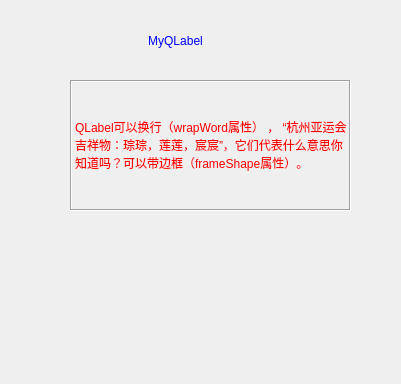
<?xml version="1.0" encoding="UTF-8"?>
<ui version="4.0">
 <class>MyQLabel</class>
 <widget class="QWidget" name="MyQLabel">
  <property name="geometry">
   <rect>
    <x>0</x>
    <y>0</y>
    <width>401</width>
    <height>384</height>
   </rect>
  </property>
  <property name="windowTitle">
   <string>MyQLabel</string>
  </property>
  <widget class="QLabel" name="label">
   <property name="geometry">
    <rect>
     <x>70</x>
     <y>20</y>
     <width>211</width>
     <height>41</height>
    </rect>
   </property>
   <property name="styleSheet">
    <string notr="true">color: rgb(0, 0, 255);
border-color: rgb(255, 0, 0);
font: 75 16pt &quot;Agency FB&quot;;</string>
   </property>
   <property name="text">
    <string>MyQLabel</string>
   </property>
   <property name="alignment">
    <set>Qt::AlignCenter</set>
   </property>
  </widget>
  <widget class="QLabel" name="label_2">
   <property name="geometry">
    <rect>
     <x>70</x>
     <y>80</y>
     <width>281</width>
     <height>131</height>
    </rect>
   </property>
   <property name="styleSheet">
    <string notr="true">font: 14pt &quot;仿宋&quot;;
color: rgb(255, 0, 0);
border-color: rgb(0, 170, 0);</string>
   </property>
   <property name="frameShape">
    <enum>QFrame::Box</enum>
   </property>
   <property name="frameShadow">
    <enum>QFrame::Sunken</enum>
   </property>
   <property name="text">
    <string>&lt;html&gt;&lt;head/&gt;&lt;body&gt;&lt;p&gt;QLabel可以换行（wrapWord属性） ， “杭州亚运会吉祥物：琮琮，莲莲，宸宸”，它们代表什么意思你知道吗？可以带边框（frameShape属性）。&lt;/p&gt;&lt;/body&gt;&lt;/html&gt;</string>
   </property>
   <property name="wordWrap">
    <bool>true</bool>
   </property>
  </widget>
  <widget class="QLabel" name="label_3">
   <property name="geometry">
    <rect>
     <x>80</x>
     <y>230</y>
     <width>251</width>
     <height>121</height>
    </rect>
   </property>
   <property name="text">
    <string/>
   </property>
   <property name="pixmap">
    <pixmap resource="MyApplication.qrc">:/image/image/mascot.jpg</pixmap>
   </property>
   <property name="scaledContents">
    <bool>true</bool>
   </property>
  </widget>
 </widget>
 <layoutdefault spacing="6" margin="11"/>
 <resources>
  <include location="MyApplication.qrc"/>
 </resources>
 <connections/>
</ui>
